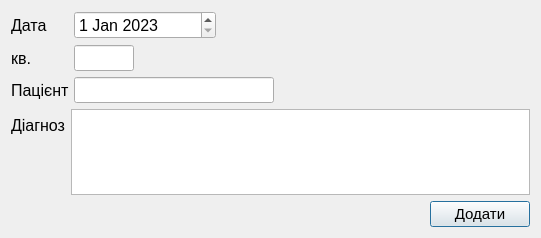
<?xml version="1.0" encoding="UTF-8"?>
<ui version="4.0">
 <class>Dialog_add_diag</class>
 <widget class="QDialog" name="Dialog_add_diag">
  <property name="geometry">
   <rect>
    <x>0</x>
    <y>0</y>
    <width>541</width>
    <height>238</height>
   </rect>
  </property>
  <property name="minimumSize">
   <size>
    <width>0</width>
    <height>0</height>
   </size>
  </property>
  <property name="windowTitle">
   <string>Новий діагноз</string>
  </property>
  <layout class="QFormLayout" name="formLayout_2">
   <item row="0" column="0">
    <layout class="QGridLayout" name="gridLayout">
     <property name="bottomMargin">
      <number>0</number>
     </property>
     <property name="horizontalSpacing">
      <number>4</number>
     </property>
     <item row="1" column="1">
      <widget class="QLineEdit" name="apart_add_diag">
       <property name="sizePolicy">
        <sizepolicy hsizetype="Fixed" vsizetype="Fixed">
         <horstretch>0</horstretch>
         <verstretch>0</verstretch>
        </sizepolicy>
       </property>
       <property name="maximumSize">
        <size>
         <width>60</width>
         <height>16777215</height>
        </size>
       </property>
       <property name="font">
        <font>
         <pointsize>11</pointsize>
        </font>
       </property>
       <property name="maxLength">
        <number>10</number>
       </property>
      </widget>
     </item>
     <item row="0" column="0">
      <widget class="QLabel" name="label_10">
       <property name="font">
        <font>
         <pointsize>12</pointsize>
        </font>
       </property>
       <property name="layoutDirection">
        <enum>Qt::LeftToRight</enum>
       </property>
       <property name="styleSheet">
        <string notr="true"/>
       </property>
       <property name="text">
        <string>Дата</string>
       </property>
       <property name="textFormat">
        <enum>Qt::PlainText</enum>
       </property>
       <property name="margin">
        <number>2</number>
       </property>
      </widget>
     </item>
     <item row="2" column="0">
      <widget class="QLabel" name="label_12">
       <property name="font">
        <font>
         <pointsize>12</pointsize>
        </font>
       </property>
       <property name="layoutDirection">
        <enum>Qt::LeftToRight</enum>
       </property>
       <property name="text">
        <string>Пацієнт</string>
       </property>
       <property name="textFormat">
        <enum>Qt::PlainText</enum>
       </property>
       <property name="margin">
        <number>2</number>
       </property>
      </widget>
     </item>
     <item row="2" column="1">
      <widget class="QLineEdit" name="patient_add_diag">
       <property name="sizePolicy">
        <sizepolicy hsizetype="Fixed" vsizetype="Fixed">
         <horstretch>0</horstretch>
         <verstretch>0</verstretch>
        </sizepolicy>
       </property>
       <property name="minimumSize">
        <size>
         <width>200</width>
         <height>0</height>
        </size>
       </property>
       <property name="font">
        <font>
         <pointsize>11</pointsize>
        </font>
       </property>
       <property name="maxLength">
        <number>30</number>
       </property>
      </widget>
     </item>
     <item row="0" column="1">
      <widget class="QDateEdit" name="dateEdit_add_diag">
       <property name="sizePolicy">
        <sizepolicy hsizetype="Fixed" vsizetype="Fixed">
         <horstretch>0</horstretch>
         <verstretch>0</verstretch>
        </sizepolicy>
       </property>
       <property name="minimumSize">
        <size>
         <width>142</width>
         <height>0</height>
        </size>
       </property>
       <property name="font">
        <font>
         <pointsize>12</pointsize>
        </font>
       </property>
       <property name="date">
        <date>
         <year>2023</year>
         <month>1</month>
         <day>1</day>
        </date>
       </property>
      </widget>
     </item>
     <item row="1" column="0">
      <widget class="QLabel" name="label_11">
       <property name="font">
        <font>
         <pointsize>12</pointsize>
        </font>
       </property>
       <property name="layoutDirection">
        <enum>Qt::LeftToRight</enum>
       </property>
       <property name="text">
        <string>кв.</string>
       </property>
       <property name="textFormat">
        <enum>Qt::PlainText</enum>
       </property>
       <property name="margin">
        <number>2</number>
       </property>
      </widget>
     </item>
    </layout>
   </item>
   <item row="1" column="0" colspan="2">
    <layout class="QFormLayout" name="formLayout">
     <item row="0" column="0">
      <widget class="QLabel" name="label_13">
       <property name="font">
        <font>
         <pointsize>12</pointsize>
        </font>
       </property>
       <property name="layoutDirection">
        <enum>Qt::LeftToRight</enum>
       </property>
       <property name="text">
        <string>Діагноз</string>
       </property>
       <property name="textFormat">
        <enum>Qt::PlainText</enum>
       </property>
       <property name="margin">
        <number>2</number>
       </property>
      </widget>
     </item>
     <item row="0" column="1">
      <widget class="QTextEdit" name="diagnosis_add_diag">
       <property name="font">
        <font>
         <pointsize>11</pointsize>
        </font>
       </property>
      </widget>
     </item>
    </layout>
   </item>
   <item row="2" column="0">
    <spacer name="horizontalSpacer_2">
     <property name="orientation">
      <enum>Qt::Horizontal</enum>
     </property>
     <property name="sizeType">
      <enum>QSizePolicy::Maximum</enum>
     </property>
     <property name="sizeHint" stdset="0">
      <size>
       <width>390</width>
       <height>20</height>
      </size>
     </property>
    </spacer>
   </item>
   <item row="2" column="1">
    <layout class="QGridLayout" name="gridLayout_3">
     <item row="0" column="1">
      <widget class="QPushButton" name="add_to_table_Button">
       <property name="sizePolicy">
        <sizepolicy hsizetype="Minimum" vsizetype="Fixed">
         <horstretch>0</horstretch>
         <verstretch>0</verstretch>
        </sizepolicy>
       </property>
       <property name="minimumSize">
        <size>
         <width>100</width>
         <height>0</height>
        </size>
       </property>
       <property name="maximumSize">
        <size>
         <width>100</width>
         <height>16777215</height>
        </size>
       </property>
       <property name="font">
        <font>
         <pointsize>11</pointsize>
        </font>
       </property>
       <property name="text">
        <string>Додати</string>
       </property>
      </widget>
     </item>
     <item row="0" column="0">
      <spacer name="horizontalSpacer">
       <property name="orientation">
        <enum>Qt::Horizontal</enum>
       </property>
       <property name="sizeHint" stdset="0">
        <size>
         <width>40</width>
         <height>20</height>
        </size>
       </property>
      </spacer>
     </item>
    </layout>
   </item>
  </layout>
 </widget>
 <resources/>
 <connections/>
</ui>
